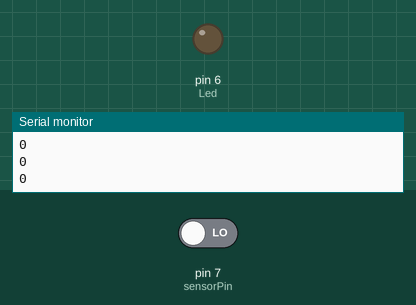
Bench run of a sketch on a simulated Arduino Uno, built with avr-gcc and run on an emulated ATmega328P. Shown: output pins drawn as LEDs (lit = HIGH), the last lines printed to the serial monitor. Inputs (shaded band) come from the test bench; at power-on: pin 7 (sensorPin) LOW.

Above: at 1.2 s.
1.3 s: pin 7 (sensorPin) driven HIGH
At 2.5 s:
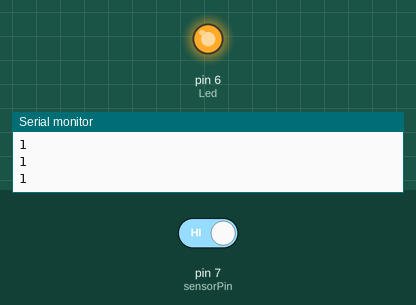
2.8 s: pin 7 (sensorPin) driven LOW
At 3.9 s:
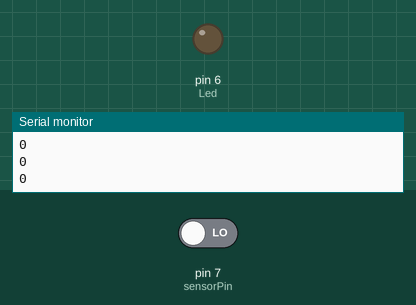
Timing chart, 0 to 5.8 s (numbered marks = the images above; inputs shaded):
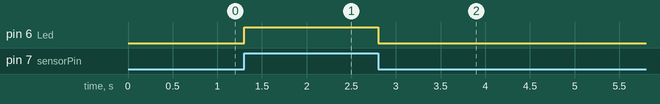

The sketch:

HEARTBEAT.ino
```cpp
int sensorPin = 7;
int Led = 6;

void setup ()
{
  Serial.begin (9600);
  pinMode(Led, OUTPUT);
}

void loop ()
{
    int SensorValue = digitalRead(sensorPin);
    Serial.println(SensorValue);
    if(SensorValue == 1)
      digitalWrite(Led, HIGH);
    else
        digitalWrite(Led, LOW);

    delay (100);
}
```

Measured:
- after the input at 1.3 s, pin 6 (Led): LOW → HIGH at once
- after the input at 2.8 s, pin 6 (Led): HIGH → LOW at once
